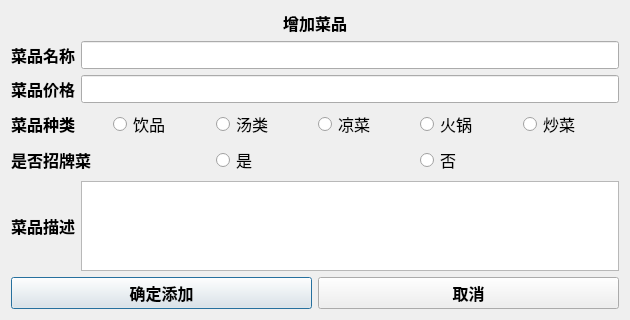
<?xml version="1.0" encoding="UTF-8"?>
<ui version="4.0">
 <class>Dialog_addMenu</class>
 <widget class="QDialog" name="Dialog_addMenu">
  <property name="geometry">
   <rect>
    <x>0</x>
    <y>0</y>
    <width>630</width>
    <height>320</height>
   </rect>
  </property>
  <property name="windowTitle">
   <string>增加菜品</string>
  </property>
  <layout class="QGridLayout" name="gridLayout">
   <item row="0" column="0">
    <layout class="QVBoxLayout" name="verticalLayout">
     <item>
      <widget class="QLabel" name="label_7">
       <property name="font">
        <font>
         <pointsize>12</pointsize>
         <weight>75</weight>
         <bold>true</bold>
        </font>
       </property>
       <property name="text">
        <string>增加菜品</string>
       </property>
       <property name="alignment">
        <set>Qt::AlignCenter</set>
       </property>
      </widget>
     </item>
     <item>
      <layout class="QHBoxLayout" name="horizontalLayout_6">
       <item>
        <widget class="QLabel" name="label">
         <property name="font">
          <font>
           <pointsize>12</pointsize>
           <weight>75</weight>
           <bold>true</bold>
          </font>
         </property>
         <property name="text">
          <string>菜品名称</string>
         </property>
        </widget>
       </item>
       <item>
        <widget class="QLineEdit" name="lineEdit_foodName">
         <property name="font">
          <font>
           <pointsize>13</pointsize>
          </font>
         </property>
        </widget>
       </item>
      </layout>
     </item>
     <item>
      <layout class="QHBoxLayout" name="horizontalLayout_4">
       <item>
        <widget class="QLabel" name="label_3">
         <property name="font">
          <font>
           <pointsize>12</pointsize>
           <weight>75</weight>
           <bold>true</bold>
          </font>
         </property>
         <property name="text">
          <string>菜品价格</string>
         </property>
        </widget>
       </item>
       <item>
        <widget class="QLineEdit" name="lineEdit_foodPrice">
         <property name="font">
          <font>
           <pointsize>13</pointsize>
          </font>
         </property>
        </widget>
       </item>
      </layout>
     </item>
     <item>
      <layout class="QHBoxLayout" name="horizontalLayout_3">
       <item>
        <widget class="QLabel" name="label_4">
         <property name="font">
          <font>
           <pointsize>12</pointsize>
           <weight>75</weight>
           <bold>true</bold>
          </font>
         </property>
         <property name="text">
          <string>菜品种类</string>
         </property>
        </widget>
       </item>
       <item>
        <widget class="QRadioButton" name="radioButton_drink">
         <property name="font">
          <font>
           <pointsize>12</pointsize>
           <weight>50</weight>
           <bold>false</bold>
          </font>
         </property>
         <property name="text">
          <string>饮品</string>
         </property>
        </widget>
       </item>
       <item>
        <widget class="QRadioButton" name="radioButton_soup">
         <property name="font">
          <font>
           <pointsize>12</pointsize>
          </font>
         </property>
         <property name="text">
          <string>汤类</string>
         </property>
        </widget>
       </item>
       <item>
        <widget class="QRadioButton" name="radioButton_coldDish">
         <property name="font">
          <font>
           <pointsize>12</pointsize>
          </font>
         </property>
         <property name="text">
          <string>凉菜</string>
         </property>
        </widget>
       </item>
       <item>
        <widget class="QRadioButton" name="radioButton_chafingDish">
         <property name="font">
          <font>
           <pointsize>12</pointsize>
          </font>
         </property>
         <property name="text">
          <string>火锅</string>
         </property>
        </widget>
       </item>
       <item>
        <widget class="QRadioButton" name="radioButton_friedDish">
         <property name="font">
          <font>
           <pointsize>12</pointsize>
          </font>
         </property>
         <property name="text">
          <string>炒菜</string>
         </property>
        </widget>
       </item>
      </layout>
     </item>
     <item>
      <layout class="QHBoxLayout" name="horizontalLayout_2">
       <item>
        <widget class="QLabel" name="label_5">
         <property name="font">
          <font>
           <pointsize>12</pointsize>
           <weight>75</weight>
           <bold>true</bold>
          </font>
         </property>
         <property name="text">
          <string>是否招牌菜</string>
         </property>
        </widget>
       </item>
       <item>
        <widget class="QRadioButton" name="radioButton_spesial">
         <property name="font">
          <font>
           <pointsize>12</pointsize>
          </font>
         </property>
         <property name="text">
          <string>是</string>
         </property>
        </widget>
       </item>
       <item>
        <widget class="QRadioButton" name="radioButton_nospesial">
         <property name="font">
          <font>
           <pointsize>12</pointsize>
          </font>
         </property>
         <property name="text">
          <string>否</string>
         </property>
        </widget>
       </item>
      </layout>
     </item>
     <item>
      <layout class="QHBoxLayout" name="horizontalLayout_7">
       <item>
        <widget class="QLabel" name="label_6">
         <property name="font">
          <font>
           <pointsize>12</pointsize>
           <weight>75</weight>
           <bold>true</bold>
          </font>
         </property>
         <property name="text">
          <string>菜品描述</string>
         </property>
        </widget>
       </item>
       <item>
        <widget class="QTextEdit" name="textEdit_foodInfo">
         <property name="font">
          <font>
           <pointsize>13</pointsize>
          </font>
         </property>
        </widget>
       </item>
      </layout>
     </item>
     <item>
      <layout class="QHBoxLayout" name="horizontalLayout">
       <item>
        <widget class="QPushButton" name="pushButton_sureAdd">
         <property name="font">
          <font>
           <pointsize>12</pointsize>
           <weight>75</weight>
           <bold>true</bold>
          </font>
         </property>
         <property name="text">
          <string>确定添加</string>
         </property>
        </widget>
       </item>
       <item>
        <widget class="QPushButton" name="pushButton_quit">
         <property name="font">
          <font>
           <pointsize>12</pointsize>
           <weight>75</weight>
           <bold>true</bold>
          </font>
         </property>
         <property name="text">
          <string>取消</string>
         </property>
        </widget>
       </item>
      </layout>
     </item>
    </layout>
   </item>
  </layout>
 </widget>
 <resources/>
 <connections/>
</ui>
